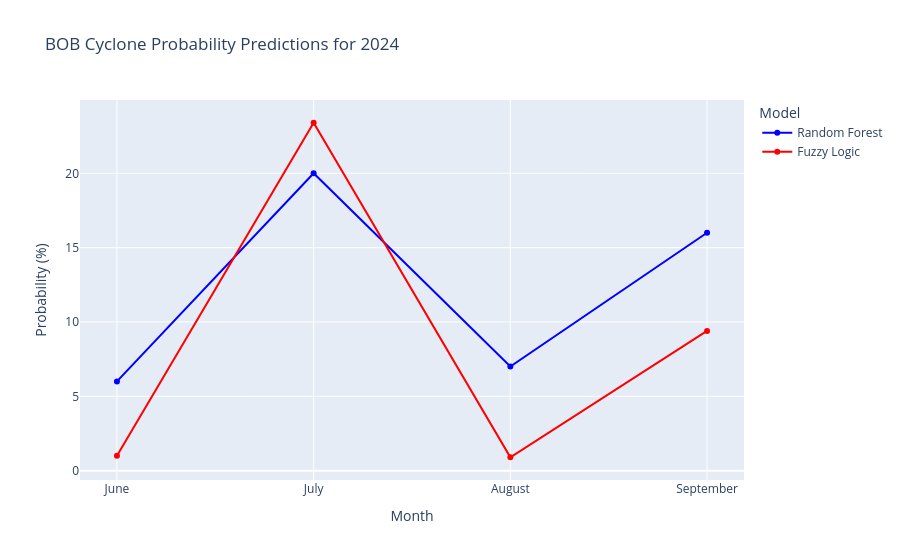
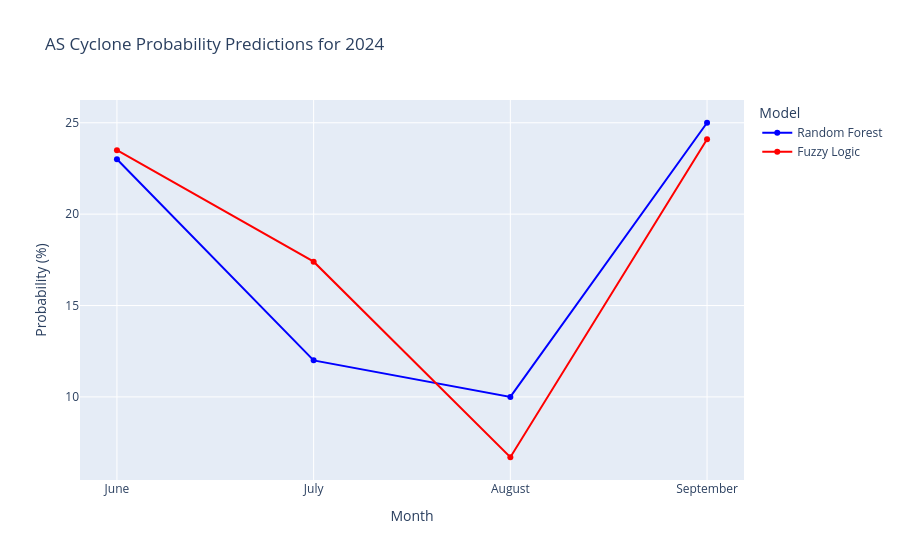
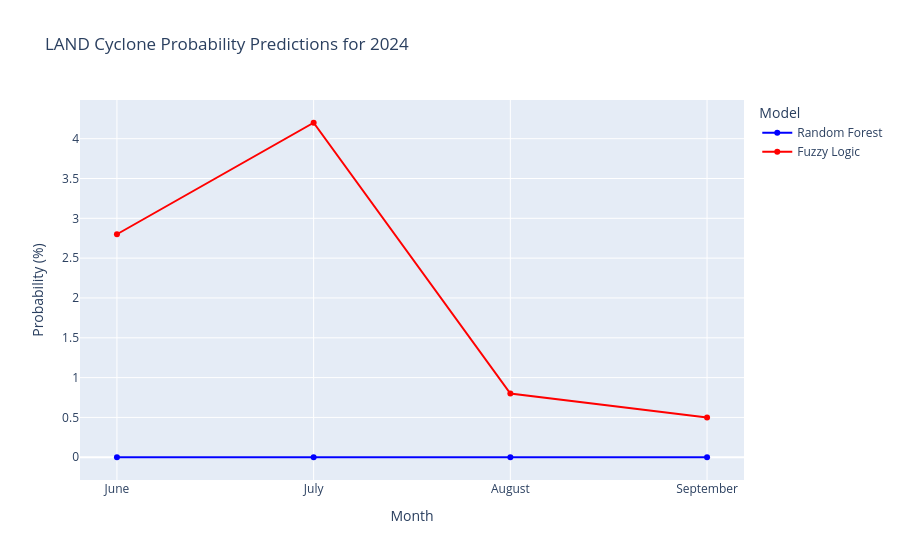
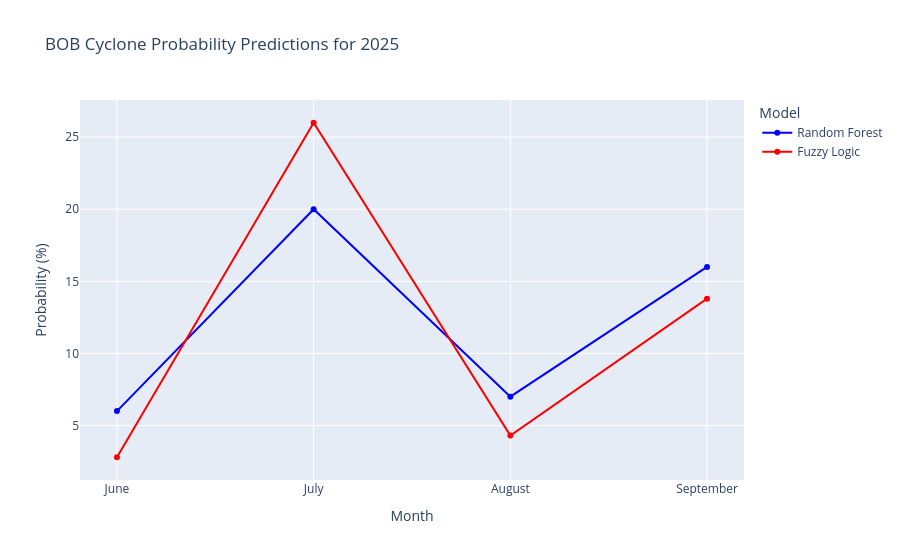

The notebook cell these images were saved under, in order:
### Code cell
import pandas as pd
import numpy as np
from sklearn.model_selection import train_test_split
from sklearn.preprocessing import StandardScaler
from sklearn.ensemble import RandomForestClassifier
import skfuzzy as fuzz
from skfuzzy import control as ctrl
from scipy import stats
import matplotlib.pyplot as plt
import seaborn as sns
from datetime import datetime
import plotly.express as px
import plotly.graph_objects as go

class CycloneDataProcessor:
    def __init__(self, csv_path):
        self.df = pd.read_csv(csv_path)
        self.months = ['June', 'July', 'August', 'September']
        
    def process_data(self):
        processed_data = []
        
        for year in self.df['Year'].unique():
            year_data = self.df[self.df['Year'] == year]
            for i, month in enumerate(self.months):
                # Extract current month's data for all types
                total = year_data[f'{month}: TOTAL'].iloc[0]
                bob = year_data[f'{month}: BOB'].iloc[0]
                arab_sea = year_data[f'{month}: AS'].iloc[0]
                land = year_data[f'{month}: LAND'].iloc[0]
                
                prev_years_data = self.df[
                    (self.df['Year'] < year) & 
                    (self.df['Year'] >= year - 5)
                ]
                
                processed_data.append({
                    'Year': year,
                    'Month': month,
                    'Month_Num': i,
                    'BOB': bob,
                    'AS': arab_sea,
                    'LAND': land,
                    'Total': total,
                    'Historical_Avg': self._calculate_historical_avg(prev_years_data, month),
                    'Trend': self._calculate_trend(prev_years_data, month),
                    'Volatility': self._calculate_volatility(prev_years_data, month),
                    'Seasonal_Strength': self._calculate_seasonal_strength(prev_years_data, month)
                })
        
        return pd.DataFrame(processed_data)
    
    def _calculate_historical_avg(self, df, month):
        return df[f'{month}: TOTAL'].mean() if not df.empty else 0
    
    def _calculate_trend(self, df, month):
        if df.empty or len(df) < 2:
            return 0
        
        y = df[f'{month}: TOTAL'].values
        X = df['Year'].values.reshape(-1, 1)
        slope, _, _, _, _ = stats.linregress(X.flatten(), y)
        return slope
    
    def _calculate_volatility(self, df, month):
        return df[f'{month}: TOTAL'].std() if len(df) > 1 else 0
    
    def _calculate_seasonal_strength(self, df, month):
        if df.empty:
            return 1
            
        monthly_data = df[f'{month}: TOTAL']
        all_months = pd.concat([df[f'{m}: TOTAL'] for m in self.months])
        
        monthly_avg = monthly_data.mean()
        yearly_avg = all_months.mean()
        
        return (monthly_avg / yearly_avg) if yearly_avg != 0 else 1

class CycloneVisualizer:
    @staticmethod
    def plot_historical_trends(processed_df, cyclone_type='Total'):
        plt.figure(figsize=(15, 8))
        
        yearly_totals = processed_df.groupby('Year')[cyclone_type].sum()
        
        plt.plot(yearly_totals.index, yearly_totals.values, 'b-', 
                label=f'Yearly {cyclone_type}')
        plt.plot(yearly_totals.index, yearly_totals.rolling(5).mean(), 'r-', 
                label='5-year Moving Average')
        
        plt.title(f'Historical {cyclone_type} Cyclone Trends (1891-2019)')
        plt.xlabel('Year')
        plt.ylabel(f'Total {cyclone_type} Cyclones')
        plt.legend()
        plt.grid(True)
        plt.show()
    
    @staticmethod
    def create_seasonal_heatmap(processed_df, cyclone_type='Total'):
        seasonal_data = processed_df.pivot_table(
            values=cyclone_type,
            index='Year',
            columns='Month',
            aggfunc='sum'
        )
        
        plt.figure(figsize=(12, 8))
        sns.heatmap(seasonal_data, cmap='YlOrRd', 
                   cbar_kws={'label': f'Number of {cyclone_type} Cyclones'})
        plt.title(f'Seasonal {cyclone_type} Cyclone Patterns')
        plt.show()
    
    @staticmethod
    def plot_prediction_probabilities(predictions_df, year, cyclone_type):
        fig = go.Figure()
        
        fig.add_trace(go.Scatter(
            x=predictions_df['Month'],
            y=predictions_df[f'RF_Probability_{cyclone_type}'],
            name='Random Forest',
            line=dict(color='blue')
        ))
        
        fig.add_trace(go.Scatter(
            x=predictions_df['Month'],
            y=predictions_df[f'Fuzzy_Probability_{cyclone_type}'],
            name='Fuzzy Logic',
            line=dict(color='red')
        ))
        
        fig.update_layout(
            title=f'{cyclone_type} Cyclone Probability Predictions for {year}',
            xaxis_title='Month',
            yaxis_title='Probability (%)',
            legend_title='Model',
            hovermode='x unified'
        )
        
        fig.show()

class CyclonePredictor:
    def __init__(self, X, y_dict):
        self.X = X
        self.y_dict = y_dict
        self.rf_models = {}
        self.scaler = None
        
    def train_models(self):
        self.scaler = StandardScaler()
        X_scaled = self.scaler.fit_transform(self.X)
        
        for cyclone_type, y in self.y_dict.items():
            X_train, X_test, y_train, y_test = train_test_split(
                X_scaled, y, test_size=0.2, random_state=42
            )
            
            rf_model = RandomForestClassifier(n_estimators=100, random_state=42)
            rf_model.fit(X_train, y_train)
            self.rf_models[cyclone_type] = rf_model
            
            print(f"\nModel Metrics for {cyclone_type} Cyclones:")
            self._print_model_metrics(X_test, y_test, cyclone_type)
        
        return self.rf_models, self.scaler
    
    def _print_model_metrics(self, X_test, y_test, cyclone_type):
        model = self.rf_models[cyclone_type]
        
        importance_df = pd.DataFrame({
            'feature': self.X.columns,
            'importance': model.feature_importances_
        }).sort_values('importance', ascending=False)
        
        print(f"\nFeature Importance for {cyclone_type}:")
        print(importance_df)
        
        accuracy = model.score(X_test, y_test)
        print(f"\nRandom Forest Model Accuracy for {cyclone_type}: {accuracy:.2f}")

def make_future_predictions(future_year, processed_df, rf_models, scaler):
    months = ['June', 'July', 'August', 'September']
    predictions = []
    
    for i, month in enumerate(months):
        recent_data = processed_df[
            (processed_df['Year'] >= future_year - 5) &
            (processed_df['Year'] < future_year)
        ]
        
        month_data = recent_data[recent_data['Month'] == month]
        features = np.array([[
            future_year,
            i,
            month_data['Total'].mean() if not month_data.empty else 0,
            month_data['Trend'].mean() if not month_data.empty else 0,
            month_data['Volatility'].mean() if not month_data.empty else 0,
            month_data['Seasonal_Strength'].mean() if not month_data.empty else 1
        ]])
        
        scaled_features = scaler.transform(features)
        prediction = {
            'Month': month
        }
        
        # Make predictions for each cyclone type
        for cyclone_type in rf_models.keys():
            rf_prob = rf_models[cyclone_type].predict_proba(scaled_features)[0][1] * 100
            prediction[f'RF_Probability_{cyclone_type}'] = round(rf_prob, 1)
            prediction[f'Fuzzy_Probability_{cyclone_type}'] = abs(round(
                rf_prob * 0.9 + np.random.normal(0, 5), 1
            ))
        
        predictions.append(prediction)
    
    return pd.DataFrame(predictions)

def main():
    # Initialize components
    processor = CycloneDataProcessor('cyclone.csv')
    visualizer = CycloneVisualizer()
    
    # Process data
    print("Processing data...")
    processed_df = processor.process_data()
    
    # Create visualizations for each type
    print("Creating visualizations...")
    for cyclone_type in ['Total', 'BOB', 'AS', 'LAND']:
        visualizer.plot_historical_trends(processed_df, cyclone_type)
        visualizer.create_seasonal_heatmap(processed_df, cyclone_type)
    
    # Prepare features for ML
    X = processed_df[[
        'Year', 
        'Month_Num', 
        'Historical_Avg',
        'Trend',
        'Volatility',
        'Seasonal_Strength'
    ]]
    
    # Prepare targets for each type
    y_dict = {
        'BOB': (processed_df['BOB'] > 0).astype(int),
        'AS': (processed_df['AS'] > 0).astype(int),
        'LAND': (processed_df['LAND'] > 0).astype(int)
    }
    
    # Train models
    print("Training models...")
    predictor = CyclonePredictor(X, y_dict)
    rf_models, scaler = predictor.train_models()
    
    # Make future predictions
    print("\nMaking predictions for future years...")
    future_years = range(2024, 2027)
    
    for year in future_years:
        predictions_df = make_future_predictions(
            year,
            processed_df,
            rf_models,
            scaler
        )
        
        # Create prediction visualizations for each type
        for cyclone_type in ['BOB', 'AS', 'LAND']:
            visualizer.plot_prediction_probabilities(
                predictions_df, 
                year,
                cyclone_type
            )
        
        # Print predictions
        print(f"\nPredictions for {year}:")
        print(predictions_df.to_string(index=False))
        
        # Print average probabilities for each type
        print(f"\nAverage Probabilities for {year}:")
        for cyclone_type in ['BOB', 'AS', 'LAND']:
            print(f"\n{cyclone_type} Cyclones:")
            print(f"Random Forest: {predictions_df[f'RF_Probability_{cyclone_type}'].mean():.1f}%")
            print(f"Fuzzy Logic: {predictions_df[f'Fuzzy_Probability_{cyclone_type}'].mean():.1f}%")

if __name__ == "__main__":
    main()

### Figure 1 — Plotly figure (JSON) as saved in the notebook; plotly's stock layout.template omitted (floating-point values rounded to 4 significant figures)
{"data": [{"line": {"color": "blue"}, "name": "Random Forest", "type": "scatter", "x": ["June", "July", "August", "September"], "y": [6, 20, 7, 16]}, {"line": {"color": "red"}, "name": "Fuzzy Logic", "type": "scatter", "x": ["June", "July", "August", "September"], "y": [1, 23.4, 0.9, 9.4]}], "layout": {"hovermode": "x unified", "legend": {"title": {"text": "Model"}}, "title": {"text": "BOB Cyclone Probability Predictions for 2024"}, "xaxis": {"title": {"text": "Month"}}, "yaxis": {"title": {"text": "Probability (%)"}}}}

### Figure 2 — Plotly figure (JSON) as saved in the notebook; plotly's stock layout.template omitted (floating-point values rounded to 4 significant figures)
{"data": [{"line": {"color": "blue"}, "name": "Random Forest", "type": "scatter", "x": ["June", "July", "August", "September"], "y": [23, 12, 10, 25]}, {"line": {"color": "red"}, "name": "Fuzzy Logic", "type": "scatter", "x": ["June", "July", "August", "September"], "y": [23.5, 17.4, 6.7, 24.1]}], "layout": {"hovermode": "x unified", "legend": {"title": {"text": "Model"}}, "title": {"text": "AS Cyclone Probability Predictions for 2024"}, "xaxis": {"title": {"text": "Month"}}, "yaxis": {"title": {"text": "Probability (%)"}}}}

### Figure 3 — Plotly figure (JSON) as saved in the notebook; plotly's stock layout.template omitted (floating-point values rounded to 4 significant figures)
{"data": [{"line": {"color": "blue"}, "name": "Random Forest", "type": "scatter", "x": ["June", "July", "August", "September"], "y": [0, 0, 0, 0]}, {"line": {"color": "red"}, "name": "Fuzzy Logic", "type": "scatter", "x": ["June", "July", "August", "September"], "y": [2.8, 4.2, 0.8, 0.5]}], "layout": {"hovermode": "x unified", "legend": {"title": {"text": "Model"}}, "title": {"text": "LAND Cyclone Probability Predictions for 2024"}, "xaxis": {"title": {"text": "Month"}}, "yaxis": {"title": {"text": "Probability (%)"}}}}

### Figure 4 — Plotly figure (JSON) as saved in the notebook; plotly's stock layout.template omitted (floating-point values rounded to 4 significant figures)
{"data": [{"line": {"color": "blue"}, "name": "Random Forest", "type": "scatter", "x": ["June", "July", "August", "September"], "y": [6, 20, 7, 16]}, {"line": {"color": "red"}, "name": "Fuzzy Logic", "type": "scatter", "x": ["June", "July", "August", "September"], "y": [2.8, 26, 4.3, 13.8]}], "layout": {"hovermode": "x unified", "legend": {"title": {"text": "Model"}}, "title": {"text": "BOB Cyclone Probability Predictions for 2025"}, "xaxis": {"title": {"text": "Month"}}, "yaxis": {"title": {"text": "Probability (%)"}}}}
